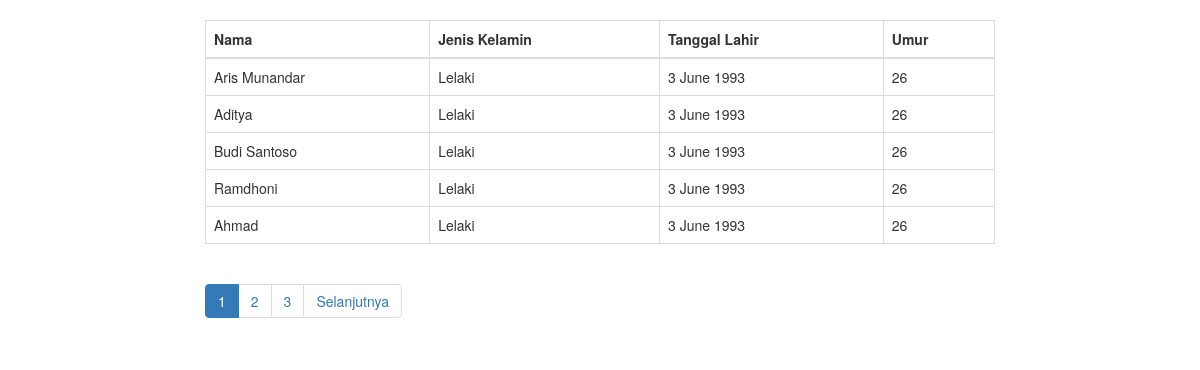
The page / on the database its author committed.
### tables this page shows
CREATE TABLE `pengguna` (
  `id` int(11) NOT NULL,
  `nama` varchar(50) NOT NULL,
  `umur` int(3) NOT NULL,
  `tanggal_lahir` datetime DEFAULT NULL,
  `jenis_kelamin` varchar(10) DEFAULT NULL
);

### index.php (called while the page is built, shortened)
<?php
require_once BASEPATH.'core/CodeIgniter.php';

### application/models/Pagination_model.php (called while the page is built)
<?php defined('BASEPATH') OR exit ('No direct script access allowed');
class Pagination_model extends CI_Model {
     public function getAll()
     {
          $this->db->select('*');
          $this->db->from('pengguna');
          $this->db->order_by('id', 'ASC');
          return $this->db->get();
     }
     public function getDataPagination($limit, $offset)
{
     $this->db->select('*');
     $this->db->from('pengguna');
     $this->db->order_by('id', 'ASC');
     $this->db->limit($limit, $offset);
     return $this->db->get();
}
}

### application/views/pagination.php (the view, shortened to what this page needs)
<!DOCTYPE html>
<html>
<head>
     <link rel="stylesheet" href="https://stackpath.bootstrapcdn.com/bootstrap/3.4.1/css/bootstrap.min.css">
</head>
<body>
     <div class="row">
          <div class="col-md-offset-2 col-md-8">
               <table class="table table-bordered" border="1" cellspacing="0" cellpadding="5">
                    <thead>
                         <tr>
                              <th>Nama</th>
                              <th>Jenis Kelamin</th>
                              <th>Tanggal Lahir</th>
                              <th>Umur</th>
                         </tr>
                    </thead>
                    <tbody>
                         <?php foreach($semua_pengguna as $pengguna): ?>
                              <tr>
                                   <td><?php echo $pengguna->nama; ?></td>
                                   <td><?php echo $pengguna->jenis_kelamin; ?></td>
                                   <td><?php echo date('j F Y', strtotime($pengguna->tanggal_lahir)); ?></td>
                                   <td><?php echo $pengguna->umur; ?></td>
                              </tr>
                         <?php endforeach; ?>
                    </tbody>
               </table>
               <nav aria-label="Page navigation">
                    <?php echo $this->pagination->create_links(); ?>
               </nav>
          </div>
     </div>
</body>
</html>

### application/controllers/Pagination.php (shortened to what this page needs)
<?php defined('BASEPATH') OR exit ('No direct script access allowed');
class Pagination extends CI_Controller {
     public function __construct()
     {
          $this->load->model('pagination_model');
     }
public function index($num = '')
{
     $perpage = 5;
     $offset = $this->uri->segment(1);
     $data['semua_pengguna'] = $this->pagination_model->getDataPagination($perpage, $offset)->result();
$config['full_tag_open'] = '<ul class="pagination">';
$config['full_tag_close'] = '</ul>';
$config['num_tag_open'] = '<li>';
$config['num_tag_close'] = '</li>';
$config['cur_tag_open'] = '<li class="active"><a href="#">';
$config['cur_tag_close'] = '</a></li>';
$config['next_tag_open'] = '<li>';
$config['next_tag_close'] = '</li>';
     $this->load->view('pagination', $data);
}
}

### application/views/pagination.php (style rules this page uses)
body { margin-top: 20px; }

### rows shown on the page
pengguna: nama "Aris Munandar", jenis_kelamin "Lelaki", tanggal_lahir "3 June 1993", umur "26"
pengguna: nama "Aditya", jenis_kelamin "Lelaki", tanggal_lahir "3 June 1993", umur "26"
pengguna: nama "Budi Santoso", jenis_kelamin "Lelaki", tanggal_lahir "3 June 1993", umur "26"
pengguna: nama "Ramdhoni", jenis_kelamin "Lelaki", tanggal_lahir "3 June 1993", umur "26"
pengguna: nama "Ahmad", jenis_kelamin "Lelaki", tanggal_lahir "3 June 1993", umur "26"

### other values the page prints
$this->pagination->create_links() "1 2 3 Selanjutnya"
